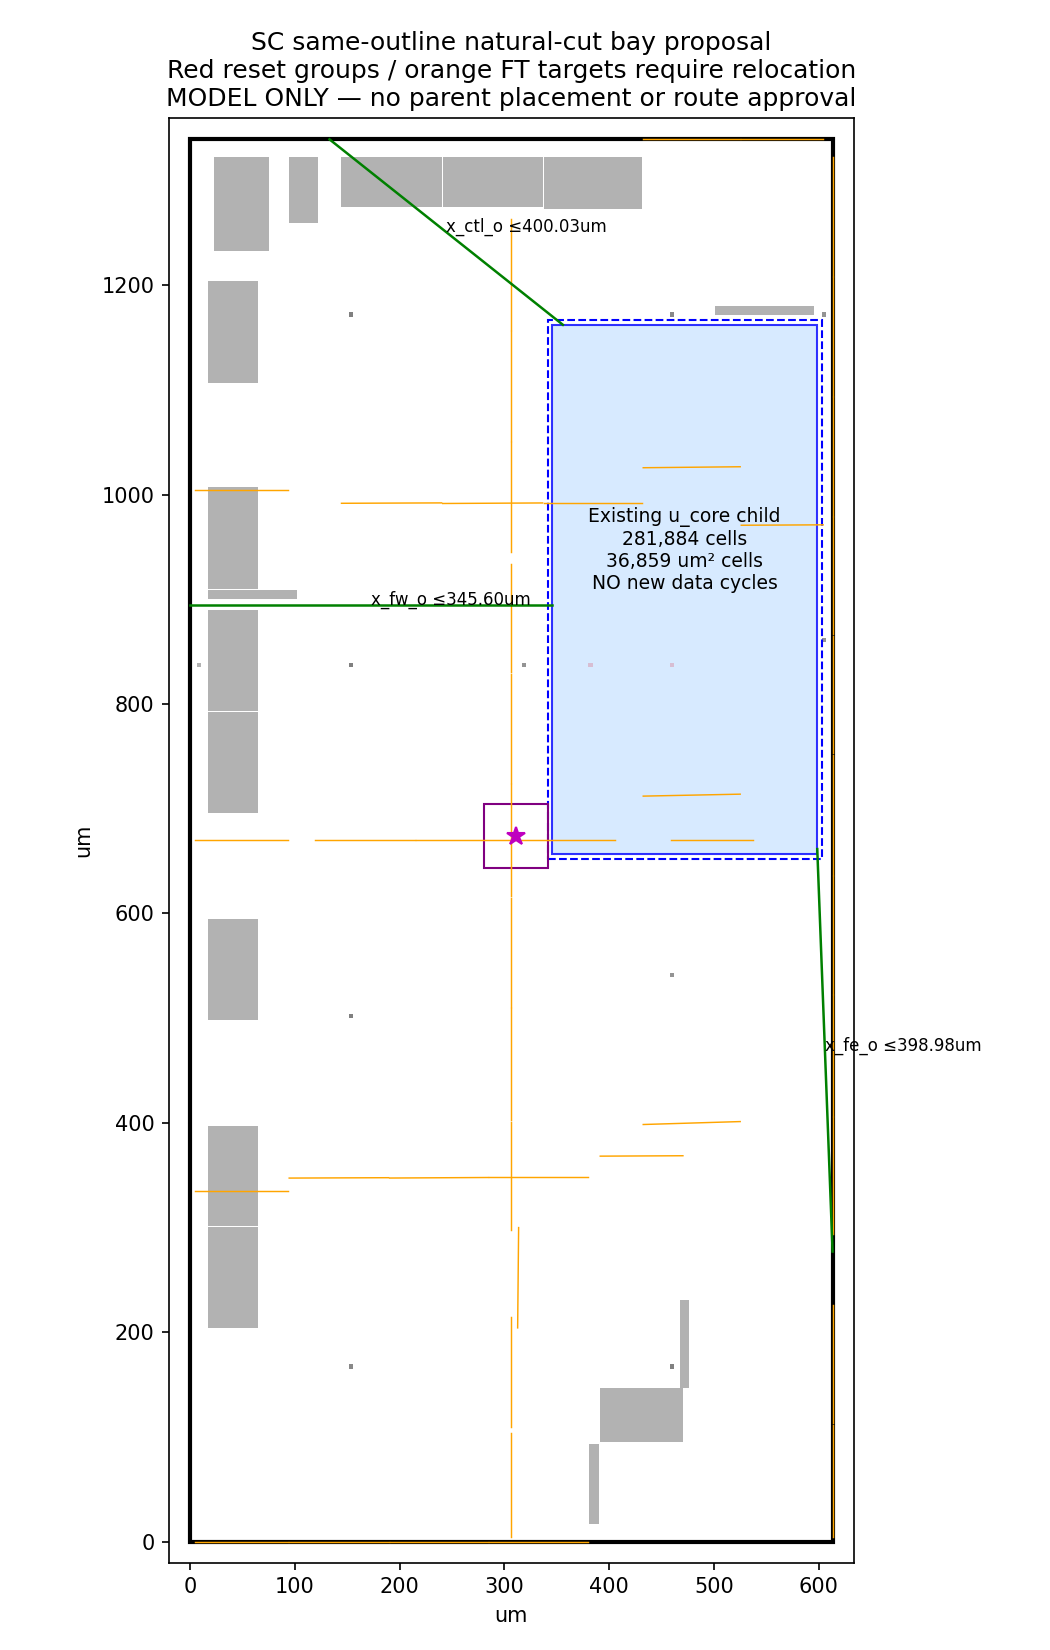

Reproduce this figure in Python.
"""SC natural-cut floorplan proposal. Geometry/model only, no physical qualification."""
import json
from pathlib import Path
import matplotlib
matplotlib.use('Agg')
import matplotlib.pyplot as plt
from matplotlib.patches import Rectangle
R=Path(__file__).resolve().parent
I=R.parent/'sc_cap_0336'
D=json.load(open(I/'reserved_corridors.json'))
F=json.load(open(I/'public_faces.json'))
W,H=D['parent_outline_um']
B=[345.6,656.64,598.8,1162.08]
halo=4.32
area=36859.27518
usable=(B[2]-B[0]-2*halo)*(B[3]-B[1]-2*halo)
faces={b['bus']:b for b in F['buses']}
# Copy the actual parent payload pin spacing/layers, preserving track phase.
# The child source net map must assign each raw output bit to its parent payload
# bit; parent epoch pins are not child ports. Compact slots would violate the
# ordinary per-port occupancy budget, so no density exception is assumed.
f=faces['x_ctl_o'];N=[f['xmin']+222.912,f['xmax']+222.912,B[3],B[3]]
f=faces['x_fe_o'];E=[B[2],B[2],f['ymin']+384.336,f['ymax']+384.336]
f=faces['x_fw_o'];A=[B[0],B[0],f['ymin'],f['ymax']]
reach={'x_ctl_o':222.912+H-B[3], 'x_fe_o':W-B[2]+384.336, 'x_fw_o':B[0]}
def overlaps(b):
 return B[0]-halo<b[2] and b[0]<B[2]+halo and B[1]-halo<b[3] and b[1]<B[3]+halo
hit=[q for q in D['landing_groups'] if overlaps(q['rect_um'])]
ft=[]
for f in D['ft_target_envelopes']:
 for s in f['stages']:
  b=s['ideal_bbox_um']
  if overlaps(b):ft.append(dict(slot=f['slot'],stage=s['stage'],bits=s['bit_count'],ideal_bbox_um=b))
report=dict(verdict='CONDITIONAL CHILD PLAN ONLY; parent placement HOLD',body_um=B,halo_um=halo,
 child_cells=281884,parent_remaining_cells=260481,child_cell_area_um2=area,
 usable_child_core_area_um2=usable,child_utilization=area/usable,
 parent_outline_um=[W,H],state_or_data_cycles_added=0,output_port_to_public_face_bit_correlated_L1_um=reach,
 output_proxy_all_le405=all(v<=405 for v in reach.values()),
 source_scope='Existing u_bound.u_core only. 27ports/572bits unchanged. Affine copies preserve actual parent payload spacing/layers. Exact child-output net to parent-payload bit mapping is required; epoch pins omitted. This is not actual parent boutFF geometry or child timing.',
 output_pin_transforms=dict(N=dict(x_add=222.912,y=B[3]),E=dict(x=B[2],y_add=384.336),W=dict(x=B[0],y_add=0)),
 preserved_parent_clock_reset=[311.04,673.92],preserved_count_strap_bounds=[280.8,643.68,341.28,704.16],
 intersecting_reserved_groups=hit,intersecting_FT_ideal_stages=ft,
 required_work=['Move same-depth reset/run/collector instances intersecting bay and recheck entire reset graph.',
 'Retarget existing FT stages around bay with actual per-bit constraints and .4 footprints; no new FF stages.',
 'Place CA read outputs/R8 final stages near child input faces while checking every source cone.',
 'Generate and qualify actual child source/LEF/pins; retain all native state and whole-logical LEC baseline.',
 'Actual parent fixed-body/clock/PG/geometry and TT/FF closure required before route.'])
(R/'bay_model.json').write_text(json.dumps(report,indent=1)+'\n')
fig,ax=plt.subplots(figsize=(7,11))
ax.add_patch(Rectangle((0,0),W,H,fill=False,lw=2))
for r in D['landing_groups']:
 x,y,X,Y=r['rect_um'];c='red' if overlaps(r['rect_um']) else 'grey'
 ax.add_patch(Rectangle((x,y),X-x,Y-y,facecolor=c,alpha=.6))
for f in D['ft_target_envelopes']:
 for s in f['stages']:
  x,y,X,Y=s['ideal_bbox_um'];ax.plot([x,X],[y,Y],color='orange',lw=.7)
ax.add_patch(Rectangle((B[0]-halo,B[1]-halo),B[2]-B[0]+2*halo,B[3]-B[1]+2*halo,fill=False,ls='--',ec='blue'))
ax.add_patch(Rectangle((B[0],B[1]),B[2]-B[0],B[3]-B[1],facecolor='#cde5ff',ec='blue',alpha=.8))
ax.text((B[0]+B[2])/2,(B[1]+B[3])/2,'Existing u_core child\n281,884 cells\n36,859 um² cells\nNO new data cycles',ha='center',fontsize=9)
ax.add_patch(Rectangle((280.8,643.68),60.48,60.48,fill=False,ec='purple'));ax.plot(311.04,673.92,'m*',ms=9)
for bus,pin in [('x_ctl_o',N),('x_fe_o',E),('x_fw_o',A)]:
 f=faces[bus];x=sum(pin[:2])/2;y=sum(pin[2:])/2;X=(f['xmin']+f['xmax'])/2;Y=(f['ymin']+f['ymax'])/2
 ax.plot([x,X],[y,Y],color='green',lw=1.2);ax.text((x+X)/2,(y+Y)/2,bus+' ≤%.2fum'%reach[bus],fontsize=8)
ax.set_xlim(-20,W+20);ax.set_ylim(-20,H+20);ax.set_aspect('equal');ax.set_xlabel('um');ax.set_ylabel('um')
ax.set_title('SC same-outline natural-cut bay proposal\nRed reset groups / orange FT targets require relocation\nMODEL ONLY — no parent placement or route approval')
fig.tight_layout();fig.savefig(R/'bay_model.png',dpi=150)
print(json.dumps({k:report[k] for k in ['body_um','child_utilization','output_port_to_public_face_bit_correlated_L1_um','output_proxy_all_le405']},indent=1))
